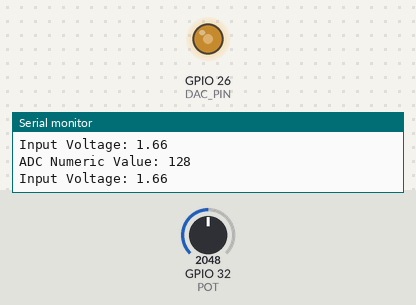
Bench run of a sketch on a simulated ESP32. On the bench: output pins drawn as LEDs (lit = HIGH), the last lines printed to the serial monitor. The test bench sets the inputs (shaded band); at power-on: GPIO 32 (POT) = 2048 (analog values on the 0–4095 scale).

Above: at 1.8 s.
1.9 s: GPIO 32 (POT) set to 2866
At 4.1 s:
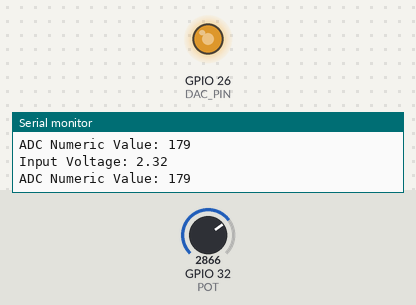
4.5 s: GPIO 32 (POT) set to 3603
At 6.4 s:
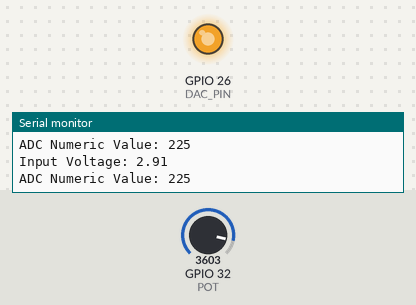
7.5 s: GPIO 32 (POT) set to 491
At 9.9 s:
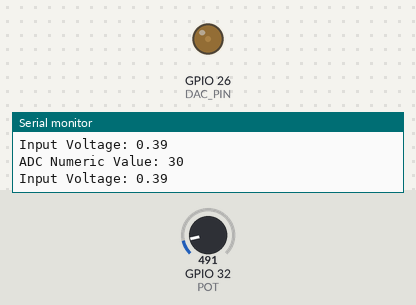
Timing chart, 0 to 11.4 s (numbered marks = the images above; inputs shaded):
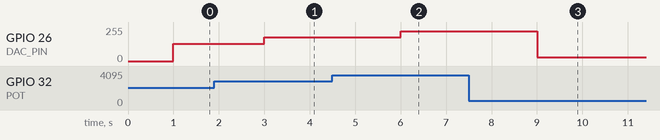

The sketch:

DAC_demo.ino
```cpp
// GPIO PINS
const byte POT = 32;
const byte DAC_PIN = 26;

// Variables
int adc_val = 0;
float voltage_in = 0; // result of calculation

void setup() {
  // ADC pin  --resolution should always be 8-bit
  pinMode(POT, INPUT);
  analogReadResolution(8); // 8-bit

  // DAC pin
  pinMode(DAC_PIN, OUTPUT);

  Serial.begin(9600); // baud rate --bps
}

void loop() {
  // 8-bit ADC numerical value
  adc_val = analogRead(POT);
  Serial.printf("ADC Numeric Value: %d\n", adc_val);
  delay(500);

  // Convert 8-bit ADC to actual voltage
  voltage_in = (adc_val/255.0)*3.3;
  Serial.printf("Input Voltage: %.2f\n", voltage_in);
  delay(500);

  // Use multimeter to verify the actual voltage
  dacWrite(DAC_PIN, adc_val);
}
```

Measured:
- after the input at 1.9 s, GPIO 26 (DAC_PIN): 128/255 → 179/255 after 1.1 s
- after the input at 4.5 s, GPIO 26 (DAC_PIN): 179/255 → 225/255 after 1.5 s
- after the input at 7.5 s, GPIO 26 (DAC_PIN): 225/255 → 30/255 after 1.5 s
